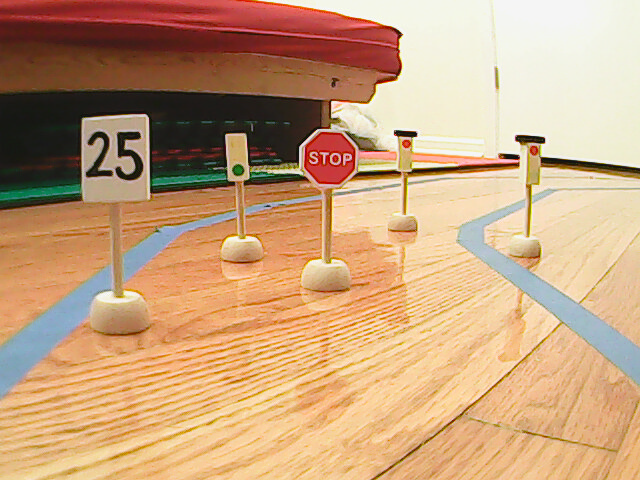
#> input picture Resources/car.jpg, 640 x 480 px
$ python -i houghmodule.py   (imports and definitions only)
#> lines starting #> are read from the running program, lines starting #| are printed output that depends on the picture; after the words box and inside, x2 and y2 are one past the last pixel; in counts of white or black regions, pixels touching at a corner belong together
import cv2
import numpy as np
import math


def detect_edges(frame):
    # filter for blue lane lines
    hsv = cv2.cvtColor(frame, cv2.COLOR_BGR2HSV)
    #cv2.imshow("HSV",hsv)
    lower_blue = np.array([0,0,0], dtype = "uint8")
    upper_blue = np.array([179,129,117], dtype="uint8")
    mask = cv2.inRange(hsv,lower_blue,upper_blue)
    #cv2.imshow("mask",mask)

    # detect edges
    edges = cv2.Canny(mask, 50, 100)
    #cv2.imshow("edges",edges)

    return edges

def region_of_interest(edges):
    height, width = edges.shape
    mask = np.zeros_like(edges)

    # only focus lower half of the screen
    polygon = np.array([[
        (0, height),
        (0,  (0.6)*height),
        (width , (0.6)*height),
        (width , height),
    ]], np.int32)

    cv2.fillPoly(mask, polygon, 255)

    cropped_edges = cv2.bitwise_and(edges, mask)
    cv2.imshow("roi",cropped_edges)

    return cropped_edges

def detect_line_segments(cropped_edges):
    rho = 1
    theta = np.pi / 180
    min_threshold = 10

    line_segments = cv2.HoughLinesP(cropped_edges, rho, theta, min_threshold,
                                    np.array([]), minLineLength=5, maxLineGap=150)

    return line_segments

def average_slope_intercept(frame, line_segments):
    lane_lines = []

    if line_segments is None:
        print("no line segments detected")
        return lane_lines

    height, width,_ = frame.shape
    left_fit = []
    right_fit = []

    boundary = 1/3
    left_region_boundary = width * (1 - boundary)
    right_region_boundary = width * boundary

    for line_segment in line_segments:
        for x1, y1, x2, y2 in line_segment:
            if x1 == x2:
                # print("skipping vertical lines (slope = infinity")
                continue

            fit = np.polyfit((x1, x2), (y1, y2), 1)
            slope = (y2 - y1) / (x2 - x1)
            intercept = y1 - (slope * x1)

            if slope < 0:
                if x1 < left_region_boundary and x2 < left_region_boundary:
                    left_fit.append((slope, intercept))
            else:
                if x1 > right_region_boundary and x2 > right_region_boundary:
                    right_fit.append((slope, intercept))

    left_fit_average = np.average(left_fit, axis=0)
    if len(left_fit) > 0:
        lane_lines.append(make_points(frame, left_fit_average))

    right_fit_average = np.average(right_fit, axis=0)
    if len(right_fit) > 0:
        lane_lines.append(make_points(frame, right_fit_average))

    return lane_lines

def make_points(frame, line):
    height, width, _ = frame.shape

    slope, intercept = line

    y1 = height  # bottom of the frame
    y2 = int(y1 / 2)  # make points from middle of the frame down

    if slope == 0:
        slope = 0.1

    x1 = int((y1 - intercept) / slope)
    x2 = int((y2 - intercept) / slope)

    return [[x1, y1, x2, y2]]

def display_lines(frame, lines, line_color=(0, 255, 0), line_width=6):
    line_image = np.zeros_like(frame)

    if lines is not None:
        for line in lines:
            for x1, y1, x2, y2 in line:
                cv2.line(line_image, (x1, y1), (x2, y2), line_color, line_width)

    line_image = cv2.addWeighted(frame, 0.8, line_image, 1, 1)

    return line_image


def display_heading_line(frame, steering_angle, line_color=(0, 0, 255), line_width=5 ):
    heading_image = np.zeros_like(frame)
    height, width, _ = frame.shape

    steering_angle_radian = steering_angle / 180.0 * math.pi

    x1 = int(width / 2)
    y1 = height
    x2 = int(x1 - height / 2 / math.tan(steering_angle_radian))
    y2 = int(height / 2)

    cv2.line(heading_image, (x1, y1), (x2, y2), line_color, line_width)
    heading_image = cv2.addWeighted(frame, 0.8, heading_image, 1, 1)

    return heading_image

def get_steering_angle(frame, lane_lines):

    height,width,_ = frame.shape

    if len(lane_lines) == 2:
        _, _, left_x2, _ = lane_lines[0][0]
        _, _, right_x2, _ = lane_lines[1][0]
        mid = int(width / 2)
        x_offset = (left_x2 + right_x2) / 2 - mid
        y_offset = int(height / 2)

    elif len(lane_lines) == 1:
        x1, _, x2, _ = lane_lines[0][0]
        x_offset = x2 - x1
        y_offset = int(height / 2)

    elif len(lane_lines) == 0:
        x_offset = 0
        y_offset = int(height / 2)

    angle_to_mid_radian = math.atan(x_offset / y_offset)
    angle_to_mid_deg = int(angle_to_mid_radian * 180.0 / math.pi)
    steering_angle = angle_to_mid_deg + 90

    return steering_angle


def predict(frame):
    edges = detect_edges(frame)
    roi = region_of_interest(edges)
    line_segments = detect_line_segments(roi)
    lane_lines = average_slope_intercept(frame,line_segments)
    lane_lines_image = display_lines(frame,lane_lines)
    steering_angle = get_steering_angle(frame, lane_lines)
    heading_image = display_heading_line(lane_lines_image,steering_angle)
    return steering_angle , heading_image

>>> import cv2
>>> picture = cv2.imread('Resources/car.jpg')
#> picture is the input picture: shape (480, 640, 3); mean B, G, R 124.6, 160.8, 198.8
>>> result = predict(picture)
#> in detect_edges, `hsv = cv2.cvtColor(frame, cv2.COLOR_BGR2HSV)`: hsv: shape (480, 640, 3); mean H, S, V 25.1, 104.4, 201.1
#> in detect_edges, `mask = cv2.inRange(hsv,lower_blue,upper_blue)`:
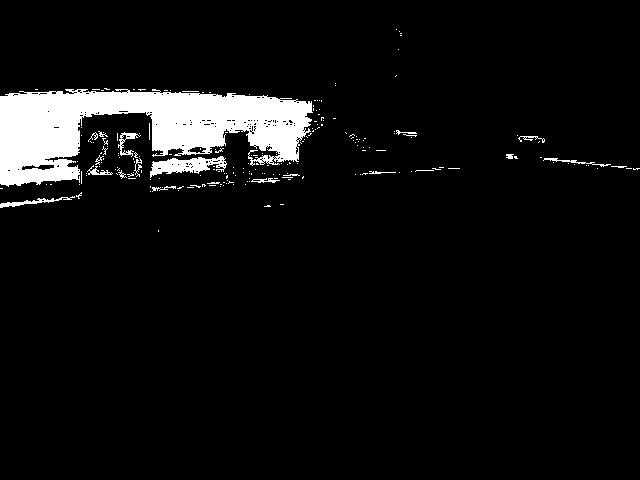
#> mask: shape (480, 640); 6.3% white; 211 white regions (191 under 20 px), largest, box (x1, y1, x2, y2) and area: (0, 89, 313, 187) 16817, (150, 156, 227, 178) 860, (0, 196, 75, 208) 235
#> in detect_edges, `edges = cv2.Canny(mask, 50, 100)`:
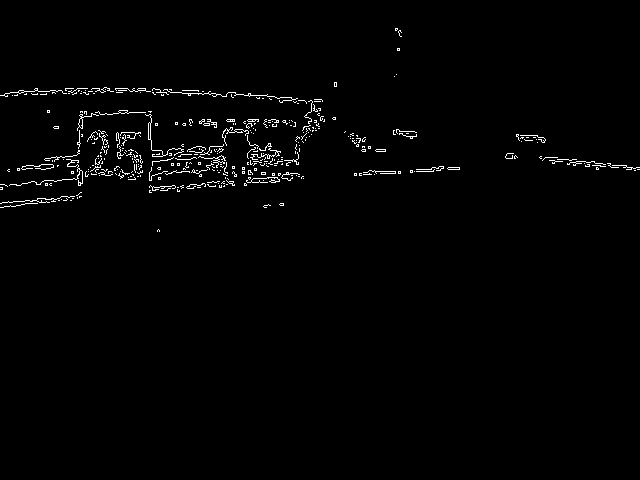
#> edges: shape (480, 640); 1.4% white in thin lines or dots, all inside (x1, y1, x2, y2) = (0, 28, 640, 232)
#> in region_of_interest, `cv2.fillPoly(mask, polygon, 255)`:
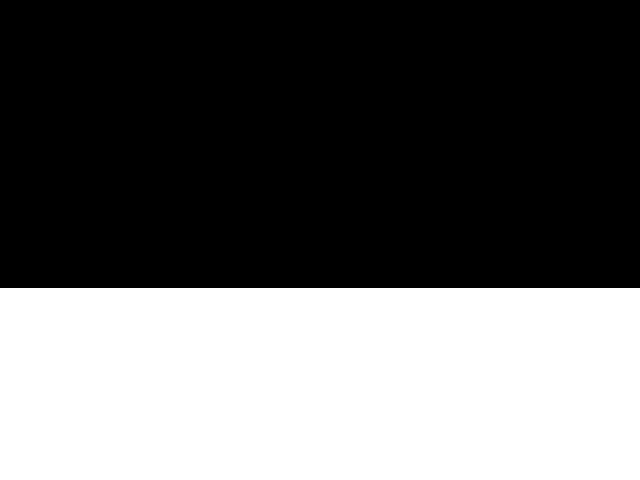
#> mask: shape (480, 640); 40% white; 1 white region, box (x1, y1, x2, y2) and area: (0, 288, 640, 480) 122880
#> in region_of_interest, `cropped_edges = cv2.bitwise_and(edges, mask)`: cropped_edges: shape (480, 640); every value is 0
#> in detect_line_segments, `line_segments = cv2.HoughLinesP(cropped_edges, rho, theta, min_thresho..`: line_segments = None
#> in predict, `lane_lines = average_slope_intercept(frame,line_segments)`: lane_lines = []
#> after the loop in display_lines, `for line in lines:`: line_image: shape (480, 640, 3); every value is 0
#> in display_lines, `line_image = cv2.addWeighted(frame, 0.8, line_image, 1, 1)`:
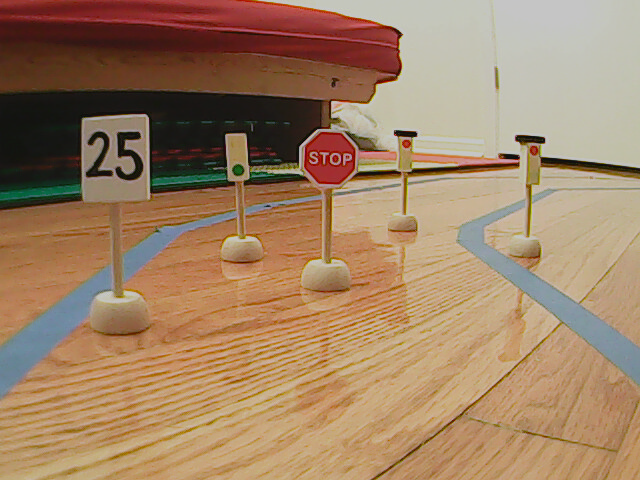
#> line_image: shape (480, 640, 3); mean B, G, R 100.7, 129.7, 160
#> in predict, `steering_angle = get_steering_angle(frame, lane_lines)`: steering_angle = 90
#> in display_heading_line, `steering_angle_radian = steering_angle / 180.0 * math.pi`: steering_angle_radian = 1.57
#> in display_heading_line, `x2 = int(x1 - height / 2 / math.tan(steering_angle_radian))`: x2 = 320
#> in display_heading_line, `cv2.line(heading_image, (x1, y1), (x2, y2), line_color, line_width)`:
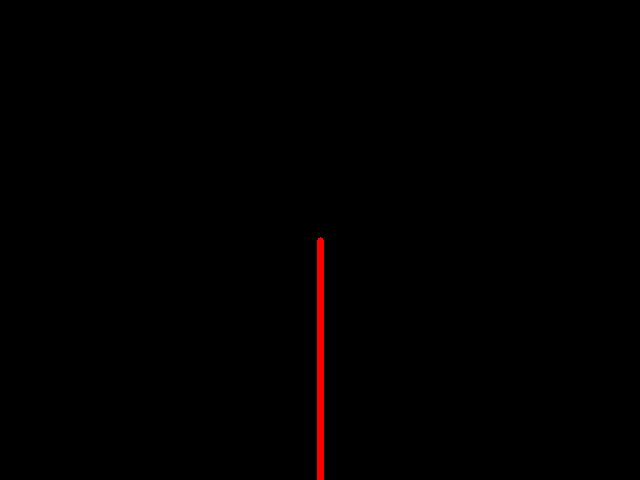
#> heading_image: shape (480, 640, 3); mean of channels 0, 1, 2 0, 0, 1.4; drawn as B, G, R
#> in display_heading_line, `heading_image = cv2.addWeighted(frame, 0.8, heading_image, 1, 1)`:
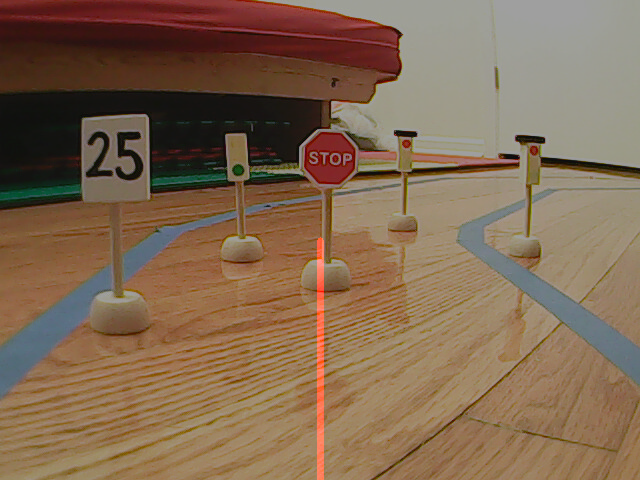
#> heading_image: shape (480, 640, 3); mean B, G, R 81.6, 104.7, 129.6

$ run again, on Resources/test.jpg
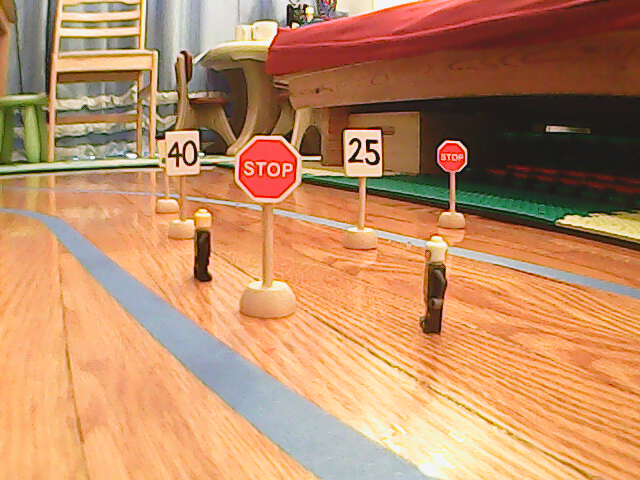
#> input picture Resources/test.jpg, 640 x 480 px
#> picture is the input picture: shape (480, 640, 3); mean B, G, R 100.3, 139.4, 189.6
#> hsv: shape (480, 640, 3); mean H, S, V 26.8, 124.1, 192.2
#> in detect_edges, `mask = cv2.inRange(hsv,lower_blue,upper_blue)`:
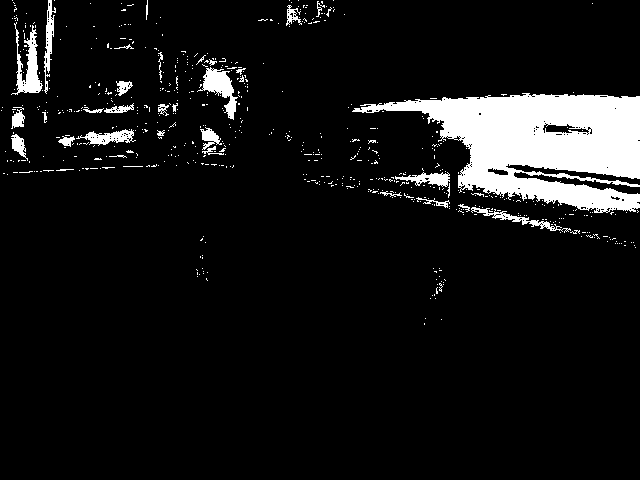
#> mask: shape (480, 640); 8.3% white; 618 white regions (583 under 20 px), largest, box (x1, y1, x2, y2) and area: (352, 93, 640, 213) 18612, (11, 22, 43, 95) 898, (197, 67, 238, 120) 819
#> edges: shape (480, 640); 2.6% white in thin lines or dots, all inside (x1, y1, x2, y2) = (0, 0, 640, 325)
#> cropped_edges: shape (480, 640); 0.02% white in thin lines or dots, all inside (x1, y1, x2, y2) = (423, 288, 443, 325)
#> in detect_line_segments, `line_segments = cv2.HoughLinesP(cropped_edges, rho, theta, min_thresho..`: line_segments = [[423, 324, 437, 290], [435, 288, 440, 320]]
#> the loop in average_slope_intercept, `for line_segment in line_segments:` made 2 passes
#> after the loop in average_slope_intercept, `for line_segment in line_segments:`: left_fit = []; right_fit = [(6.4, -2496)]
#> left_fit_average = nan
#> right_fit_average = [6.4, -2496]
#> slope = 6.4; intercept = -2496
#> in make_points, `x1 = int((y1 - intercept) / slope)`: x1 = 465
#> in make_points, `x2 = int((y2 - intercept) / slope)`: x2 = 427
#> lane_lines = [[[465, 480, 427, 240]]]
#> the loop in display_lines, `for line in lines:` made 1 pass
#> in get_steering_angle, `x1, _, x2, _ = lane_lines[0][0]`: x1 = 465; x2 = 427
#> x_offset = -38
#> angle_to_mid_radian = -0.157
#> angle_to_mid_deg = -8
#> in get_steering_angle, `steering_angle = angle_to_mid_deg + 90`: steering_angle = 82
#> steering_angle_radian = 1.43
#> in display_heading_line, `x2 = int(x1 - height / 2 / math.tan(steering_angle_radian))`: x2 = 286
#> in display_heading_line, `heading_image = cv2.addWeighted(frame, 0.8, heading_image, 1, 1)`:
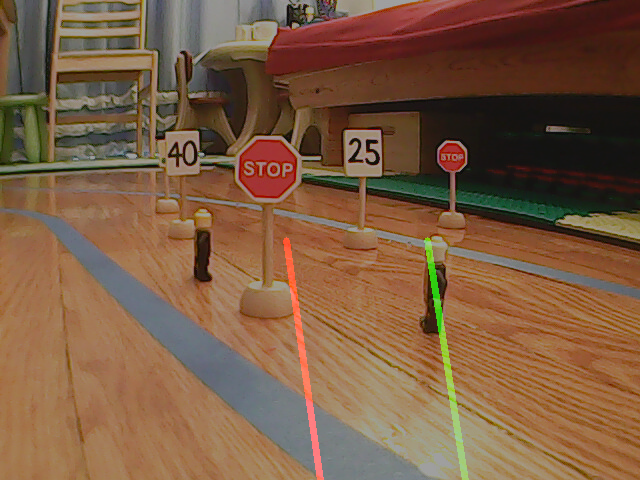
#> heading_image: shape (480, 640, 3); mean B, G, R 66, 91.6, 123.7

$ run again, on Resources/test1.jpg
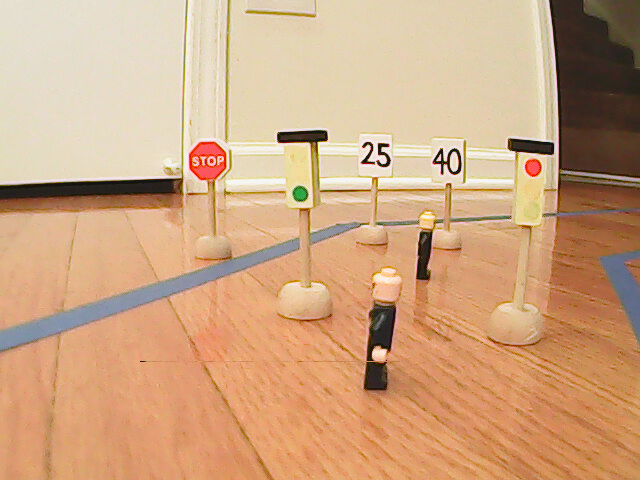
#> input picture Resources/test1.jpg, 640 x 480 px
#> picture is the input picture: shape (480, 640, 3); mean B, G, R 129.6, 165.6, 206
#> hsv: shape (480, 640, 3); mean H, S, V 19.6, 98.7, 206.7
#> in detect_edges, `mask = cv2.inRange(hsv,lower_blue,upper_blue)`:
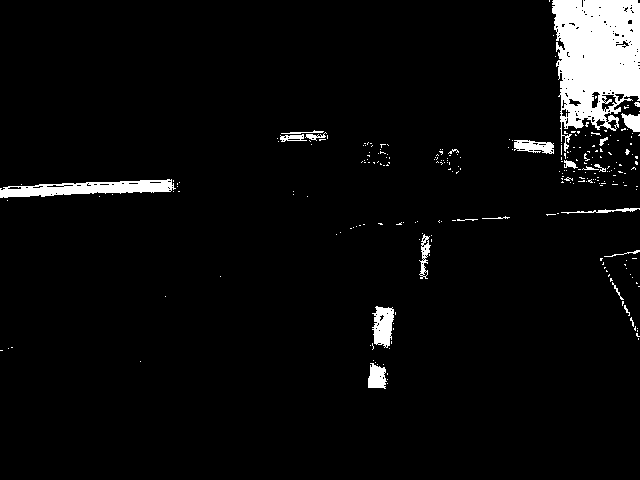
#> mask: shape (480, 640); 4.7% white; 254 white regions (232 under 20 px), largest, box (x1, y1, x2, y2) and area: (552, 0, 640, 152) 9115, (0, 179, 176, 198) 1849, (372, 306, 394, 348) 656
#> edges: shape (480, 640); 1.4% white in thin lines or dots, all inside (x1, y1, x2, y2) = (0, 0, 640, 389)
#> cropped_edges: shape (480, 640); 0.15% white in thin lines or dots, all inside (x1, y1, x2, y2) = (0, 288, 640, 389)
#> in detect_line_segments, `line_segments = cv2.HoughLinesP(cropped_edges, rho, theta, min_thresho..`: line_segments = 20 rows, first 6: [368, 387, 377, 306], [614, 288, 639, 338], [617, 288, 638, 331], [378, 306, 384, 388], [367, 386, 373, 312], [383, 388, 393, 310]
#> the loop in average_slope_intercept, `for line_segment in line_segments:` made 20 passes
#> after the loop in average_slope_intercept, `for line_segment in line_segments:`: left_fit = [(-9, 3699), (-12.33, 4912.3), (-7.8, 3375.4), (-2.15, 1162.7), (-6.75, 2877.8), (-1, 699)]; right_fit = [(2, -940), (2.05, -975.4), (13.67, -4860), (1.95, -912.6), (6.8, -2324.6), (12, -4173), (8.56, -2910.9), (2.08, -992.2), (15.4, -5591.2), (0, 387), (10.4, -3545.4), (2.06, -985.9), (0.0625, 282.6), (11.5, -4005.5)]
#> left_fit_average = [-6.51, 2787.7]
#> slope = -6.51; intercept = 2787.7
#> in make_points, `x1 = int((y1 - intercept) / slope)`: x1 = 354
#> in make_points, `x2 = int((y2 - intercept) / slope)`: x2 = 391
#> right_fit_average = [6.32, -2253.4]
#> lane_lines = [[[354, 480, 391, 240]], [[432, 480, 394, 240]]]
#> the loop in display_lines, `for line in lines:` made 2 passes
#> left_x2 = 391
#> right_x2 = 394
#> x_offset = 72.5
#> angle_to_mid_radian = 0.293
#> angle_to_mid_deg = 16
#> in get_steering_angle, `steering_angle = angle_to_mid_deg + 90`: steering_angle = 106
#> steering_angle_radian = 1.85
#> in display_heading_line, `x2 = int(x1 - height / 2 / math.tan(steering_angle_radian))`: x2 = 388
#> in display_heading_line, `heading_image = cv2.addWeighted(frame, 0.8, heading_image, 1, 1)`:
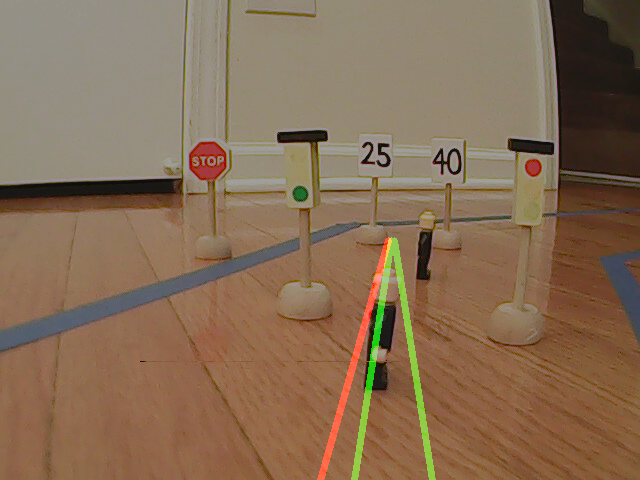
#> heading_image: shape (480, 640, 3); mean B, G, R 84.7, 109, 134.3
